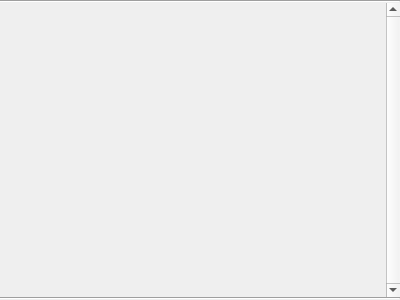
<?xml version="1.0" encoding="UTF-8"?>
<ui version="4.0">
 <class>OptionsUi</class>
 <widget class="QWidget" name="OptionsUi">
  <property name="geometry">
   <rect>
    <x>0</x>
    <y>0</y>
    <width>400</width>
    <height>300</height>
   </rect>
  </property>
  <property name="windowTitle">
   <string>Form</string>
  </property>
  <layout class="QVBoxLayout" name="verticalLayout">
   <property name="spacing">
    <number>0</number>
   </property>
   <property name="margin">
    <number>0</number>
   </property>
   <item>
    <widget class="Line" name="line">
     <property name="orientation">
      <enum>Qt::Horizontal</enum>
     </property>
    </widget>
   </item>
   <item>
    <widget class="QScrollArea" name="scrollArea">
     <property name="frameShape">
      <enum>QFrame::NoFrame</enum>
     </property>
     <property name="frameShadow">
      <enum>QFrame::Plain</enum>
     </property>
     <property name="verticalScrollBarPolicy">
      <enum>Qt::ScrollBarAlwaysOn</enum>
     </property>
     <property name="horizontalScrollBarPolicy">
      <enum>Qt::ScrollBarAlwaysOff</enum>
     </property>
     <property name="widgetResizable">
      <bool>true</bool>
     </property>
     <widget class="QWidget" name="scrollAreaWidgetContents">
      <property name="geometry">
       <rect>
        <x>0</x>
        <y>0</y>
        <width>383</width>
        <height>294</height>
       </rect>
      </property>
      <layout class="QVBoxLayout" name="verticalLayout_2"/>
     </widget>
    </widget>
   </item>
   <item>
    <widget class="Line" name="line_2">
     <property name="orientation">
      <enum>Qt::Horizontal</enum>
     </property>
    </widget>
   </item>
  </layout>
 </widget>
 <resources/>
 <connections/>
</ui>
